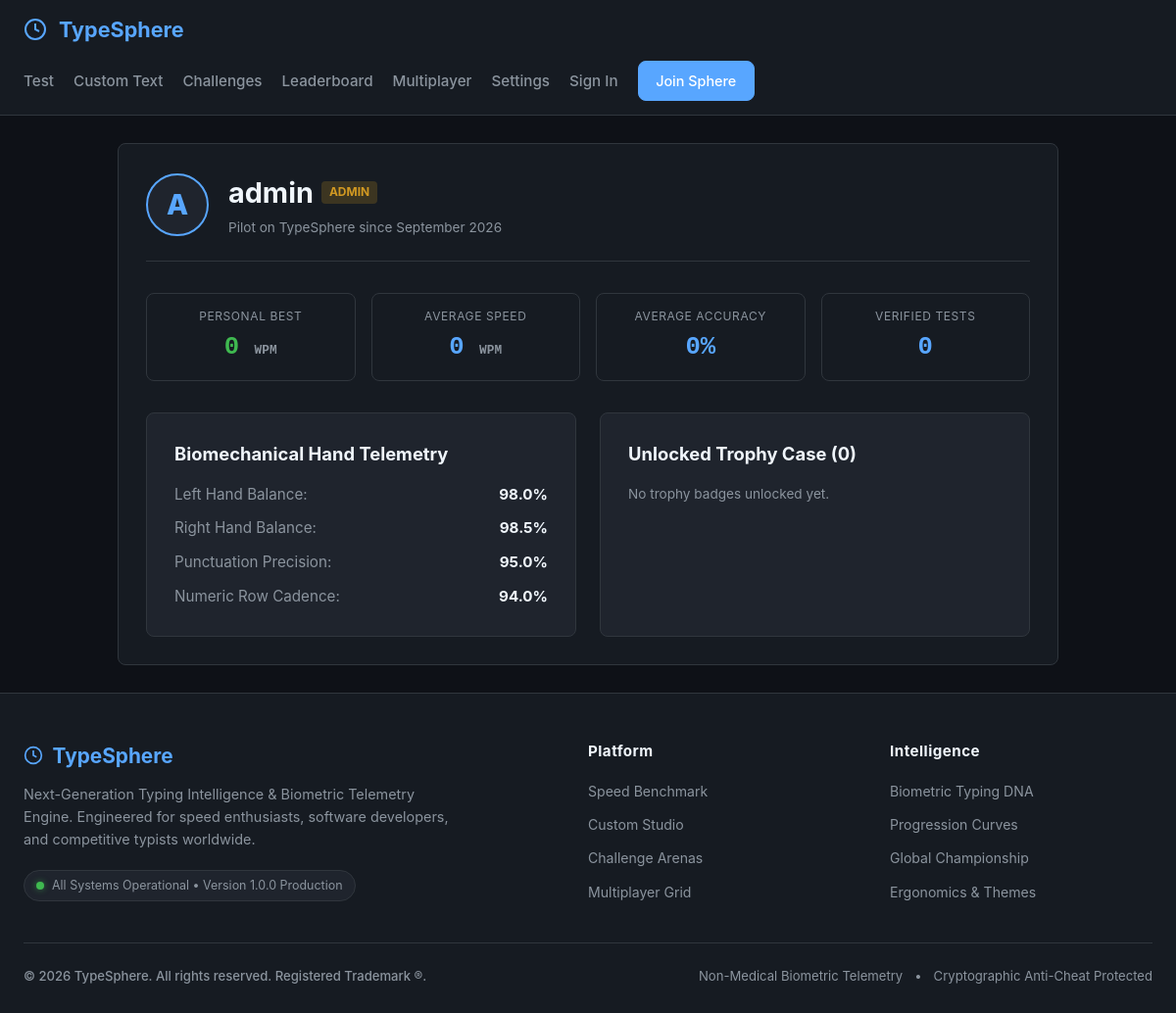
The app's page /dashboard/profile/admin with its own data.
### app/models/user.py (models this page shows, shortened)
class User(UserMixin, db.Model):
    __tablename__ = 'users'
    id = db.Column(db.Integer, primary_key=True)
    username = db.Column(db.String(64), unique=True, nullable=False, index=True)
    email = db.Column(db.String(120), unique=True, nullable=False, index=True)
    password_hash = db.Column(db.String(256), nullable=False)
    role = db.Column(db.String(20), default='user') # 'user' or 'admin'
    is_verified = db.Column(db.Boolean, default=True, nullable=True)
    created_at = db.Column(db.DateTime, default=datetime.utcnow)
    tests = db.relationship('TypingTest', backref='user', lazy='dynamic', cascade="all, delete-orphan")
    dna_profile = db.relationship('TypingDNA', uselist=False, backref='user', cascade="all, delete-orphan")
    user_settings = db.relationship('UserSettings', uselist=False, backref='user', cascade="all, delete-orphan")
    achievements = db.relationship('UserAchievement', backref='user', lazy='dynamic', cascade="all, delete-orphan")
    @property
    def is_admin(self):
        return self.role == 'admin'

### app/routes/dashboard.py (the view)
@dashboard_bp.route('/profile/<username>')
def public_profile(username):
    user = User.query.filter_by(username=username).first_or_404()
    tests = TypingTest.query.filter_by(user_id=user.id, suspicious=False).order_by(TypingTest.wpm.desc()).all()
    total_tests = len(tests)
    best_test = tests[0] if tests else None
    best_wpm = best_test.wpm if best_test else 0
    avg_wpm = round(sum(t.wpm for t in tests) / total_tests, 1) if total_tests else 0
    avg_accuracy = round(sum(t.accuracy for t in tests) / total_tests, 1) if total_tests else 0
    dna = TypingDNA.query.filter_by(user_id=user.id).first()
    achievements = UserAchievement.query.filter_by(user_id=user.id).all()
    return render_template(
        'dashboard/profile.html',
        profile_user=user,
        total_tests=total_tests,
        best_test=best_test,
        best_wpm=best_wpm,
        avg_wpm=avg_wpm,
        avg_accuracy=avg_accuracy,
        dna=dna,
        achievements=achievements
    )

### app/templates/dashboard/profile.html (shortened to what this page needs)
{% extends 'base.html' %}
{% block content %}
<div class="card" style="max-width: 960px; margin: 0 auto;">
  <div style="display: flex; justify-content: space-between; align-items: center; border-bottom: 1px solid var(--border-color); padding-bottom: 1.5rem; margin-bottom: 2rem; flex-wrap: wrap; gap: 1rem;">
    <div style="display: flex; align-items: center; gap: 1.25rem;">
      <div style="width: 64px; height: 64px; border-radius: 50%; background: var(--bg-card); border: 2px solid var(--accent); display: flex; align-items: center; justify-content: center; font-size: 1.8rem; font-weight: 800; color: var(--accent);">
        {{ profile_user.username[0]|upper }}
      </div>
      <div>
        <div style="display: flex; align-items: center; gap: 0.5rem;">
          <h1 style="font-size: 1.8rem; font-weight: 700; margin: 0;">{{ profile_user.username }}</h1>
          {% if profile_user.is_admin %}
            <span style="font-size: 0.75rem; background: rgba(210, 153, 34, 0.2); color: var(--warning); padding: 0.15rem 0.5rem; border-radius: 4px; font-weight: 700;">ADMIN</span>
          {% endif %}
        </div>
        <p style="color: var(--text-muted); font-size: 0.85rem; margin-top: 0.25rem;">
          Pilot on TypeSphere since {{ profile_user.created_at.strftime('%B %Y') }}
        </p>
      </div>
    </div>
  </div>
  <div class="stats-hud" style="grid-template-columns: repeat(auto-fit, minmax(140px, 1fr));">
    <div class="stat-box">
      <div class="stat-label">Personal Best</div>
      <div class="stat-value" style="color: var(--success);">{{ best_wpm }} <span style="font-size: 0.8rem; color: var(--text-muted);">WPM</span></div>
    </div>
    <div class="stat-box">
      <div class="stat-label">Average Speed</div>
      <div class="stat-value">{{ avg_wpm }} <span style="font-size: 0.8rem; color: var(--text-muted);">WPM</span></div>
    </div>
    <div class="stat-box">
      <div class="stat-label">Average Accuracy</div>
      <div class="stat-value">{{ avg_accuracy }}%</div>
    </div>
    <div class="stat-box">
      <div class="stat-label">Verified Tests</div>
      <div class="stat-value">{{ total_tests }}</div>
    </div>
  </div>
  <div style="display: grid; grid-template-columns: repeat(auto-fit, minmax(320px, 1fr)); gap: 1.5rem; margin-top: 1.5rem;">
    <div class="card" style="margin-bottom: 0; background: var(--bg-card);">
      <h3 style="font-size: 1.15rem; margin-bottom: 1rem;">Biomechanical Hand Telemetry</h3>
      <div style="display: flex; flex-direction: column; gap: 0.75rem; font-size: 0.95rem;">
        <div style="display: flex; justify-content: space-between;">
          <span style="color: var(--text-muted);">Left Hand Balance:</span>
          <strong>{{ dna.left_hand_accuracy if dna else 98.0 }}%</strong>
        </div>
        <div style="display: flex; justify-content: space-between;">
          <span style="color: var(--text-muted);">Right Hand Balance:</span>
          <strong>{{ dna.right_hand_accuracy if dna else 98.5 }}%</strong>
        </div>
        <div style="display: flex; justify-content: space-between;">
          <span style="color: var(--text-muted);">Punctuation Precision:</span>
          <strong>{{ dna.punctuation_accuracy if dna else 95.0 }}%</strong>
        </div>
        <div style="display: flex; justify-content: space-between;">
          <span style="color: var(--text-muted);">Numeric Row Cadence:</span>
          <strong>{{ dna.numbers_accuracy if dna else 94.0 }}%</strong>
        </div>
      </div>
    </div>
    <div class="card" style="margin-bottom: 0; background: var(--bg-card);">
      <h3 style="font-size: 1.15rem; margin-bottom: 1rem;">Unlocked Trophy Case ({{ achievements|length }})</h3>
      <div style="display: flex; flex-direction: column; gap: 0.65rem;">
        {% for ua in achievements %}
        <div style="display: flex; align-items: center; justify-content: space-between; background: var(--bg-secondary); padding: 0.6rem 0.85rem; border-radius: var(--radius); border-left: 3px solid var(--accent);">
          <span style="font-weight: 600; font-size: 0.9rem;">🏆 {{ ua.achievement.title }}</span>
          <span style="font-size: 0.75rem; color: var(--text-muted);">{{ ua.unlocked_at.strftime('%b %d, %Y') }}</span>
        </div>
        {% else %}
        <p style="color: var(--text-muted); font-size: 0.85rem;">No trophy badges unlocked yet.</p>
        {% endfor %}
      </div>
    </div>
  </div>
</div>
{% endblock %}

### app/static/css/main.css (style rules this page uses)
:root { --bg-primary: #0e1117; --bg-secondary: #161b22; --bg-card: #1f242d; --text-primary: #f0f6fc; --text-muted: #8b949e; --accent: #58a6ff; --accent-glow: rgba(88, 166, 255, 0.25); --success: #3fb950; --danger: #f85149; --warning: #d29922; --font-mono: 'JetBrains Mono', 'Fira Code', monospace; --font-sans: 'Inter', -apple-system, BlinkMacSystemFont, 'Segoe UI', sans-serif; --typing-font-size: 20px; --border-color: #30363d; --radius: 8px; --transition: all 0.2s cubic-bezier(0.16, 1, 0.3, 1); }
* { margin: 0; padding: 0; box-sizing: border-box; }
body { background-color: var(--bg-primary); color: var(--text-primary); font-family: var(--font-sans); line-height: 1.5; min-height: 100vh; display: flex; flex-direction: column; }
.card { background: var(--bg-secondary); border: 1px solid var(--border-color); border-radius: var(--radius); padding: 1.75rem; margin-bottom: 1.5rem; }

### app/static/css/typing.css (style rules this page uses)
.stats-hud { display: grid; grid-template-columns: repeat(auto-fit, minmax(110px, 1fr)); gap: 1rem; margin-bottom: 2rem; }
.stat-box { background: var(--bg-secondary); border: 1px solid var(--border-color); border-radius: var(--radius); padding: 0.85rem; text-align: center; position: relative; }
.stat-label { font-size: 0.75rem; color: var(--text-muted); text-transform: uppercase; letter-spacing: 0.05em; margin-bottom: 0.25rem; }
.stat-value { font-size: 1.6rem; font-weight: 700; font-family: var(--font-mono); color: var(--accent); }

### records on screen
User: username "A", username "admin", created_at "September 2026"

### other values on screen
{{ best_wpm }} "0"
{{ avg_wpm }} "0"
{{ avg_accuracy }} "0"
{{ total_tests }} "0"
{{ dna.left_hand_accuracy if dna else 98.0 }} "98.0"
{{ dna.right_hand_accuracy if dna else 98.5 }} "98.5"
{{ dna.punctuation_accuracy if dna else 95.0 }} "95.0"
{{ dna.numbers_accuracy if dna else 94.0 }} "94.0"
{{ achievements|length }} "0"
